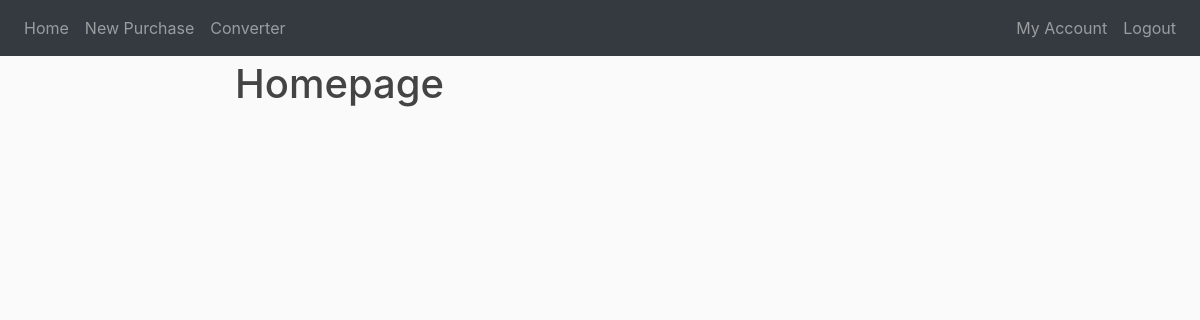
The app's page /home (signed in), older data.
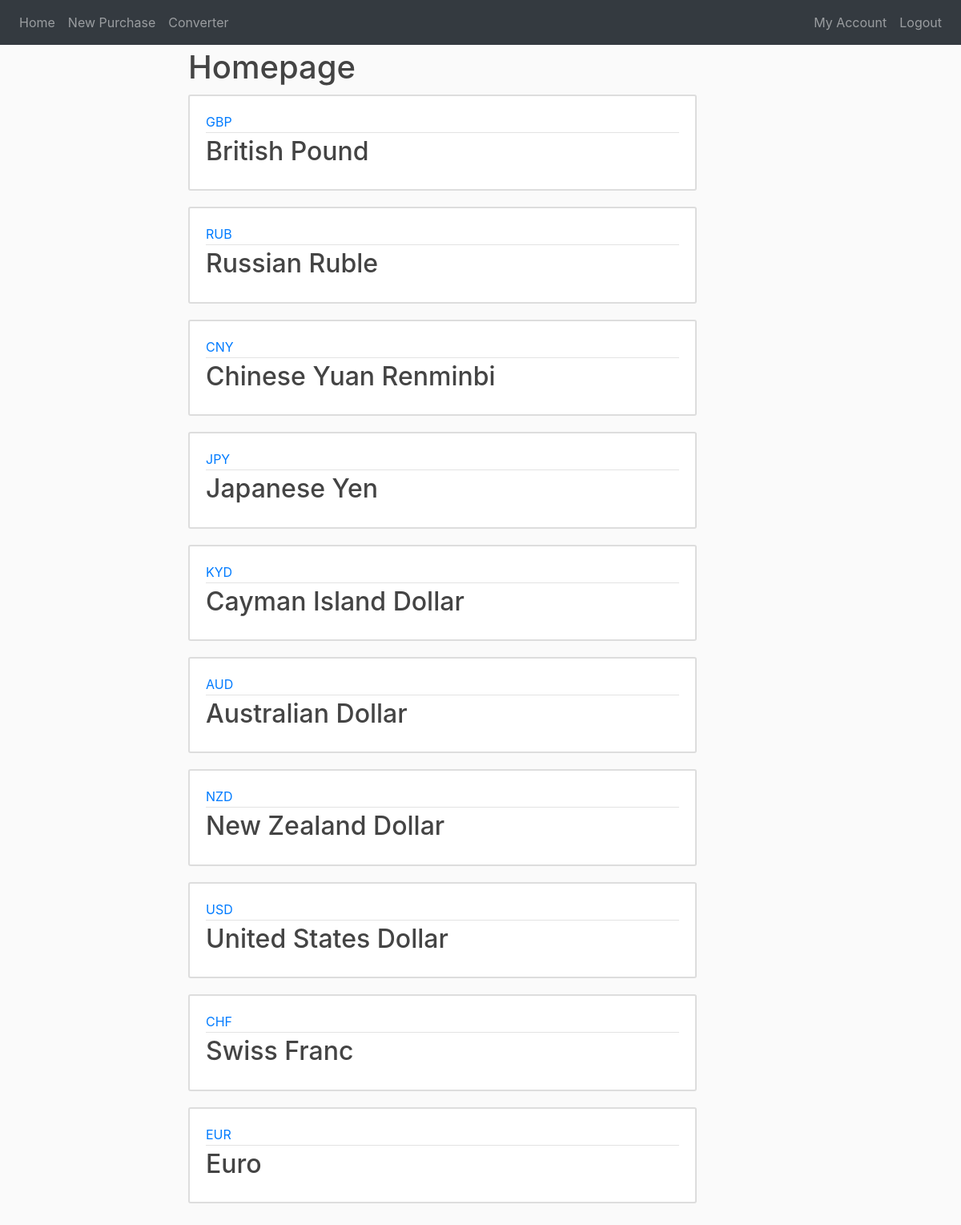
The same page, newer data.
### website/models.py (models this page shows, shortened)
class Currency(db.Model):
    id = db.Column(db.Integer, primary_key=True)
    identifier = db.Column(db.String(100), nullable=False)
    name = db.Column(db.String(100), nullable=False)
    character = db.Column(db.String(2), nullable=False)
    purchases = db.relationship('Purchase', backref='currency', lazy=True)

### website/views.py (the view)
@views.route('/', methods=['GET', 'POST'])
@views.route('/home', methods=['GET','POST'])
@login_required
def home():
    currencies = Currency.query.all()
    return render_template('home.html', currencies=currencies)

### website/models.py (called while the page is built)
@login_manager.user_loader
def load_user(user_id):
    return User.query.get(int(user_id))

### website/views.py (called while the page is built)
@views.context_processor
def base():
    form = SearchForm()
    return dict(form=form)

### website/templates/home.html (shortened to what this page needs)
{% extends "base.html" %}
{% block content %}
    <h1>Homepage</h1>
    {% for currency in currencies | reverse %}
        <article class="media content-section">
            <div class="media-body">
                <div class="article-metadata">
                    <a class="mr-2" href="#">{{ currency.identifier }}</a>
                </div>
                <h2><a class="article-title" href="#">{{ currency.name }}</a></h2>
            </div>
        </article>
    {% endfor %}
{% endblock %}

### website/templates/base.html (shortened to what this page needs)
<!DOCTYPE html>
<html lang="en">
    <head>
        <link rel="stylesheet" href="css/bootstrap.css"></linkrel>
        <link
            rel="stylesheet"
            href="https://stackpath.bootstrapcdn.com/bootstrap/4.4.1/css/bootstrap.min.css"
        />
        <link
            rel="stylesheet"
            href="https://stackpath.bootstrapcdn.com/font-awesome/4.7.0/css/font-awesome.min.css"
        />
        <link rel="stylesheet" href="{{ url_for('static', filename='main.css') }}">
    </head>
    <body>
        <nav class="navbar navbar-expand-lg navbar-dark bg-dark justify-content-center fixed-top">
            <div class="collapse navbar-collapse" id="navabar">
              <div class="navbar-nav mr-auto">
                {% if current_user.is_authenticated %}
                <a class="nav-item nav-link" id="home" href="{{ url_for('views.home') }}">Home</a>
                <a class="nav-item nav-link" id="home" href="{{ url_for('views.purchase') }}">New Purchase</a>
                {% endif %}
                <a class="nav-item nav-link" id="home" href="{{ url_for('views.converter') }}">Converter</a>
              </div>
              <div class="navbar-nav">
                {% if current_user.is_authenticated %}
                <a class="nav-item nav-link" id="history" href="{{ url_for('views.account') }}">My Account</a>
                <a class="nav-item nav-link" id="logout" href="{{ url_for('auth.logout') }}">Logout</a>
                {% else %}
                <a class="nav-item nav-link" id="login" href="{{ url_for('auth.login') }}">Login</a>
                <a class="nav-item nav-link" id="signUp" href="{{ url_for('auth.register') }}">Register</a>
                {% endif %}
              </div>
            </div>
        </nav>
        <main role="main" class="container">
            <div class="row">
                <div class="col-lg-2">
                </div>
                <div class="col-lg-7">
                    {% block content %}{% endblock %}
                </div>
                <div class="col-lg-3">
                </div>
            </div>
        </main>
    </body>

### website/static/main.css (style rules this page uses)
body { background: #fafafa; color: #333333; margin-bottom: 10px; margin-top: 60px; }
h1, h2, h3, h4, h5, h6 { color: #444444; }
.content-section { background: #ffffff; padding: 20px 20px; border: 2px solid #dddddd; border-radius: 3px; margin-bottom: 20px; margin-top: 10px; }
.article-title { color: #444444; }
.article-metadata { padding-bottom: 1px; margin-bottom: 4px; border-bottom: 1px solid #e3e3e3; }

Row changes from the older to the newer data that the page shows:
added Currency: identifier "GBP", name "British Pound"
added Currency: identifier "RUB", name "Russian Ruble"
added Currency: identifier "CNY", name "Chinese Yuan Renminbi"
added Currency: identifier "JPY", name "Japanese Yen"
added Currency: identifier "KYD", name "Cayman Island Dollar"
added Currency: identifier "AUD", name "Australian Dollar"
added Currency: identifier "NZD", name "New Zealand Dollar"
added Currency: identifier "USD", name "United States Dollar"
added Currency: identifier "CHF", name "Swiss Franc"
added Currency: identifier "EUR", name "Euro"
